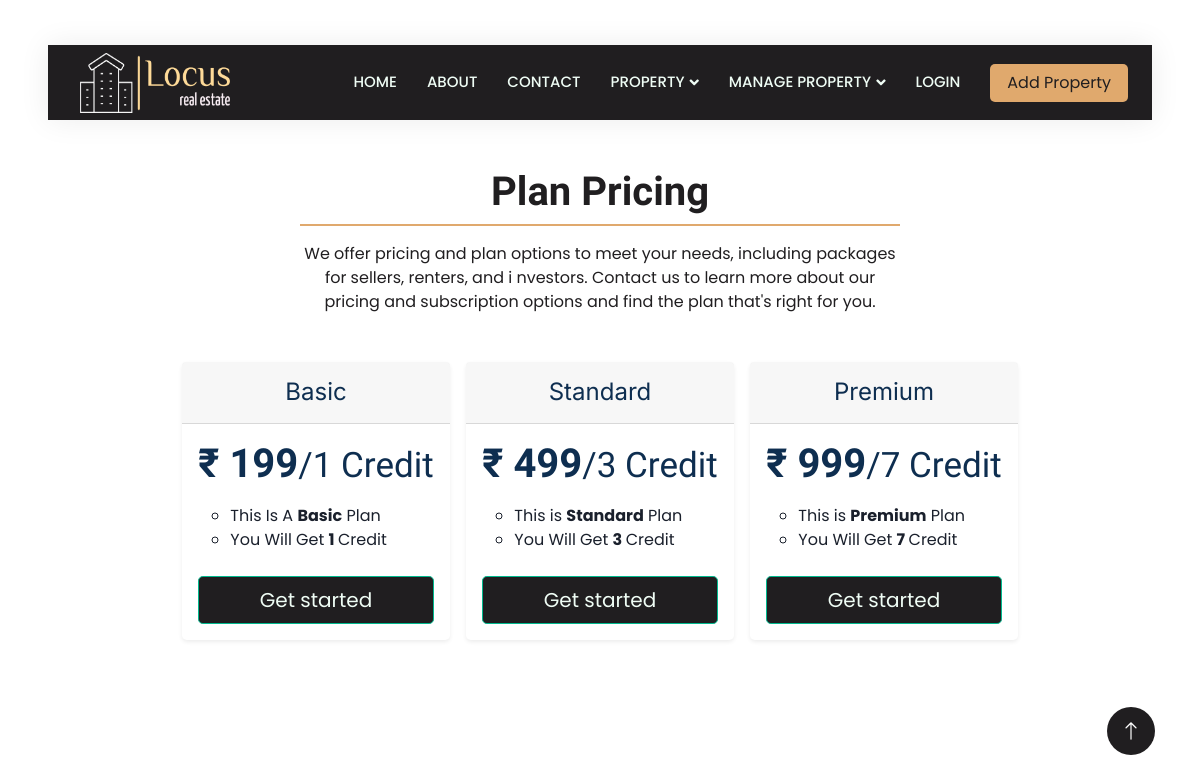
Screenshot of /Pricing.php with the database file from the repository.
### tables this page shows
CREATE TABLE `tblplan` (
  `p_id` int(11) NOT NULL,
  `p_name` varchar(250) NOT NULL,
  `p_price` int(250) NOT NULL,
  `p_credit` int(250) NOT NULL,
  `p_description` varchar(250) NOT NULL,
  `date` date NOT NULL DEFAULT current_timestamp()
);

### include/pricing_t.php (the view, shortened to what this page needs)
<?php
include('../config/config.php');
$query = mysqli_query($con, "select * from tblplan");
?>
<!DOCTYPE html>
<html lang="en">
<head>
</head>
<body>
    <div class="container w-75">
        <div class="container mt-5">
            <div class="text-center mx-auto mb-5 text-black" data-wow-delay="0.1s" style="max-width: 600px;">
                <h1 class="mb-3 text-black pb-2" style="border-bottom: 2px solid var(--tan);">Plan Pricing</h1>
                <p>We offer pricing and plan options to meet your needs, including packages for sellers, renters, and i nvestors. Contact us to learn more about our pricing and subscription options and find the plan that's right for you.</p>
            </div>
        </div>
        <div class="container">
            <div class="text-center">
                <div class="d-flex justify-content-around">
                    <?php while ($data = mysqli_fetch_array($query)) { ?>
                    <div class="card mb-4  rounded-3 shadow-sm">
                            <div class="card-header py-3">
                                <h4 class="my-0 fw-normal"><?php echo $data['p_name'] ?></h4>
                            </div>
                            <div class="card-body">
                                <h1 class="card-title pricing-card-title">₹ <?php echo $data['p_price'] ?><small class="text-body-secondary fw-light">/<?php echo $data['p_credit'] ?> Credit</small></h1>
                                <ul class="list-unstyled mt-3 mb-4">
                                    <?php echo $data['p_description'] ?>
                                </ul>
                                <button type="button" class="w-100 btn btn-lg btn-primary" id="payment<?php echo $data['p_id'] ?>" onclick="pay_now<?php echo $data['p_id']?>()">Get started</button>
                            </div>
                        </div>
                    <?php } ?>
                </div>
            </div>
        </div>
    </div>
</body>
</html>

### Pricing.php (shortened to what this page needs)
<!DOCTYPE html>
<html lang="en">
<head>
    <link href="https://cdnjs.cloudflare.com/ajax/libs/font-awesome/5.10.0/css/all.min.css" rel="stylesheet">
    <link href="https://cdn.jsdelivr.net/npm/bootstrap-icons@1.4.1/font/bootstrap-icons.css" rel="stylesheet">
    <link href="lib/animate/animate.min.css" rel="stylesheet">
    <link href="lib/owlcarousel/assets/owl.carousel.min.css" rel="stylesheet">
    <link href="css/bootstrap.min.css" rel="stylesheet">
    <link href="css/style.css" rel="stylesheet">
    <link rel="stylesheet" href="css/alert.css">
</head>
<body class="bg-white">
    <div class=" bg-white p-0">
        <?php include('../User/include/spinner.php')?>
        <?php include('../User/include/header.php')?>
        <?php include('../User/include/pricing_t.php')?>
        <?php include('../User/include/top.php')?>
    </div>
</body>
</html>

### include/spinner.php (shortened to what this page needs)
<!DOCTYPE html>
<html lang="en">
<head>
    <link href="https://cdnjs.cloudflare.com/ajax/libs/font-awesome/5.10.0/css/all.min.css" rel="stylesheet">
    <link href="https://cdn.jsdelivr.net/npm/bootstrap-icons@1.4.1/font/bootstrap-icons.css" rel="stylesheet">
    <link href="lib/animate/animate.min.css" rel="stylesheet">
    <link href="lib/owlcarousel/assets/owl.carousel.min.css" rel="stylesheet">
    <link href="../css/bootstrap.min.css" rel="stylesheet">
    <link href="../css/style.css" rel="stylesheet">
</head>
<body>
</body>
</html>

### include/header.php (shortened to what this page needs)
<body>
    <div class="container-fluid nav-bar bg-transparent">
        <nav class="navbar navbar-expand-lg bg-black navbar-light py-0 px-4">
            <a href="index.php" class="navbar-brand d-flex align-items-center text-center">
                <div class="p-2 me-2">
                    <img class="img-fluid " src="./img/logo2.png" alt="Icon" style="width: 150px; height: 60px;">
                </div>
            </a>
            <div class="collapse navbar-collapse" id="navbarSupportedContent">
                <div class="navbar-nav ms-auto text-white">
                    <a href="index.php" class="nav-item nav-link ">Home</a>
                    <a href="about.php" class="nav-item nav-link">About</a>
                    <a href="contact.php" class="nav-item nav-link">Contact</a>
                    <div class="nav-item dropdown">
                        <a href="#" class="nav-link dropdown-toggle" data-bs-toggle="dropdown">Property</a>
                    </div>
                    <?php if(isset($_SESSION['uid'])) {?>
                    <div class="nav-item dropdown">
                        <a href="#" class="nav-link dropdown-toggle" data-bs-toggle="dropdown">Manage Property
                            <?php if($book_property['total'] > 0) {?>
                        <span class="position-absolute top-80 start-80 translate-middle p-1 bg-danger border border-danger rounded-circle">
                                <span class="visually-hidden">New alerts</span>
                        </span>
                        <?php }?>
                        </a>
                        <div class="dropdown-menu rounded-0 m-0">
                            <a href="book_property.php" class="dropdown-item">Booked Property</a>
                            <a href="property_order.php" class="dropdown-item">Property Order
                                <?php if($book_property['total'] > 0 ) {?>
                                 <span class="badge bg-danger rounded-circle"><?php echo $book_property['total']?></span>
                                 <?php }?>
                                </a>
                        </div>
                    </div>
                    <?php } else{?>
                    <div class="nav-item dropdown">
                        <a href="#" class="nav-link dropdown-toggle" data-bs-toggle="dropdown">Manage Property</a>
                    </div>
                    <?php }
                    if (isset($_SESSION['uid'])) { ?>
                        <div class="nav-item dropdown">
                        <a href="#" class="nav-link dropdown-toggle" data-bs-toggle="dropdown">My Account
                        <?php if($user_data['img'] == 'user.png' or $user_data['address'] == null) {?>
                        <span class="position-absolute top-80 start-80 translate-middle p-1 bg-danger  rounded-circle">
                                <span class="visually-hidden">New alerts</span>
                        <?php }?>
                        </a>
                        <div class="dropdown-menu rounded-0 m-0">
                            <a href="profile.php" class="dropdown-item">My Profile
                            <?php if($user_data['img'] == 'user.png' or $user_data['address'] == null) {?>
                        <span class="position-absolute top-80 start-80 p-1 bg-danger rounded-circle">
                                <span class="visually-hidden">New alerts</span>
                        <?php }?>
                            </a>
                            <a href="user-property.php?filter=all" class="dropdown-item">My Property</a>
                            <a href="logout.php" class="dropdown-item">Logout</a>
                        </div>
                    </div>
                    <?php } else { ?>
                        <a href="login.php" class="nav-item nav-link">Login</a>
                    <?php } ?>
                </div>
                <a href="addhouse.php" class="btn text-black bg-tan px-3 d-none d-lg-flex">Add Property</a>
            </div>
        </nav>
    </div>
</body>

### include/top.php (shortened to what this page needs)
<!DOCTYPE html>
<html lang="en">
<head>
    <link href="https://cdnjs.cloudflare.com/ajax/libs/font-awesome/5.10.0/css/all.min.css" rel="stylesheet">
    <link href="https://cdn.jsdelivr.net/npm/bootstrap-icons@1.4.1/font/bootstrap-icons.css" rel="stylesheet">
    <link href="lib/animate/animate.min.css" rel="stylesheet">
    <link href="lib/owlcarousel/assets/owl.carousel.min.css" rel="stylesheet">
    <link href="../css/bootstrap.min.css" rel="stylesheet">
    <link href="../css/style.css" rel="stylesheet">
</head>
<body>
    <a href="#" class="btn btn-lg bg-black text-white btn-lg-square back-to-top"><i class="bi bi-arrow-up"></i></a>
</body>
</html>

### css/style.css (style rules this page uses)
:root { --primary: #E0A96D; --secondary: #4e4e4e; --light: #EFFDF5; --dark: #0E2E50; --black :#201E20; --beige :#DDC3A5; --tan :#E0A96D; --bgcolor:#ffead32b; }
body { background-color: var(--bgcolor); font-family: "Poppins" , sans-serif; }
h1 , h2 { font-family: 'Abhaya Libre', serif; }
.back-to-top { position: fixed; display: none; right: 45px; bottom: 45px; z-index: 99; }
.text-black { color: var(--black); }
.bg-tan { background-color: var(--tan); }
.bg-black { background-color: var(--black); }
.btn { transition: .5s; }
.btn.btn-primary, .btn.btn-secondary { color: var(--light); background-color: var(--black); }
.btn-lg-square { width: 48px; height: 48px; }
.btn-square, .btn-sm-square, .btn-lg-square { padding: 0; display: flex; align-items: center; justify-content: center; font-weight: normal; border-radius: 50px; }
.nav-bar { position: relative; margin-top: 45px; padding: 0 3rem; transition: .5s; z-index: 9999; }
.navbar { box-shadow: 0 0 30px rgba(0, 0, 0, .08); }
.navbar .dropdown-toggle::after { border: none; content: "\f107"; font-family: "Font Awesome 5 Free"; font-weight: 900; vertical-align: middle; margin-left: 5px; transition: .5s; }
.navbar-light .navbar-nav .nav-link { margin-right: 30px; padding: 25px 0; color: #FFFFFF; font-size: 15px; text-transform: uppercase; outline: none; }
.navbar-light .navbar-brand { height: 75px; }
.navbar-light .navbar-nav .nav-link { color: var(--light); font-weight: 500; }
body { margin-top:20px; color: #1a202c; text-align: left; background-color: #e2e8f0; }
.card { box-shadow: 0 1px 3px 0 rgba(0,0,0,.1), 0 1px 2px 0 rgba(0,0,0,.06); }
.card { position: relative; display: flex; flex-direction: column; min-width: 0; word-wrap: break-word; background-color: #fff; background-clip: border-box; border: 0 solid rgba(0,0,0,.125); border-radius: .25rem; }
.card-body { flex: 1 1 auto; min-height: 1px; padding: 1rem; }
.mb-3, .my-3 { margin-bottom: 1rem!important; }
* { scrollbar-width: thin; scrollbar-color: #FFFFFF #000000; }

### rows the page displays
tblplan: p_name "Basic", p_price "199", p_credit "1", p_description "This Is A Basic Plan You Will Get 1 Credit"
tblplan: p_name "Standard", p_price "499", p_credit "3", p_description "This is Standard Plan You Will Get 3 Credit"
tblplan: p_name "Premium", p_price "999", p_credit "7", p_description "This is Premium Plan You Will Get 7 Credit"
